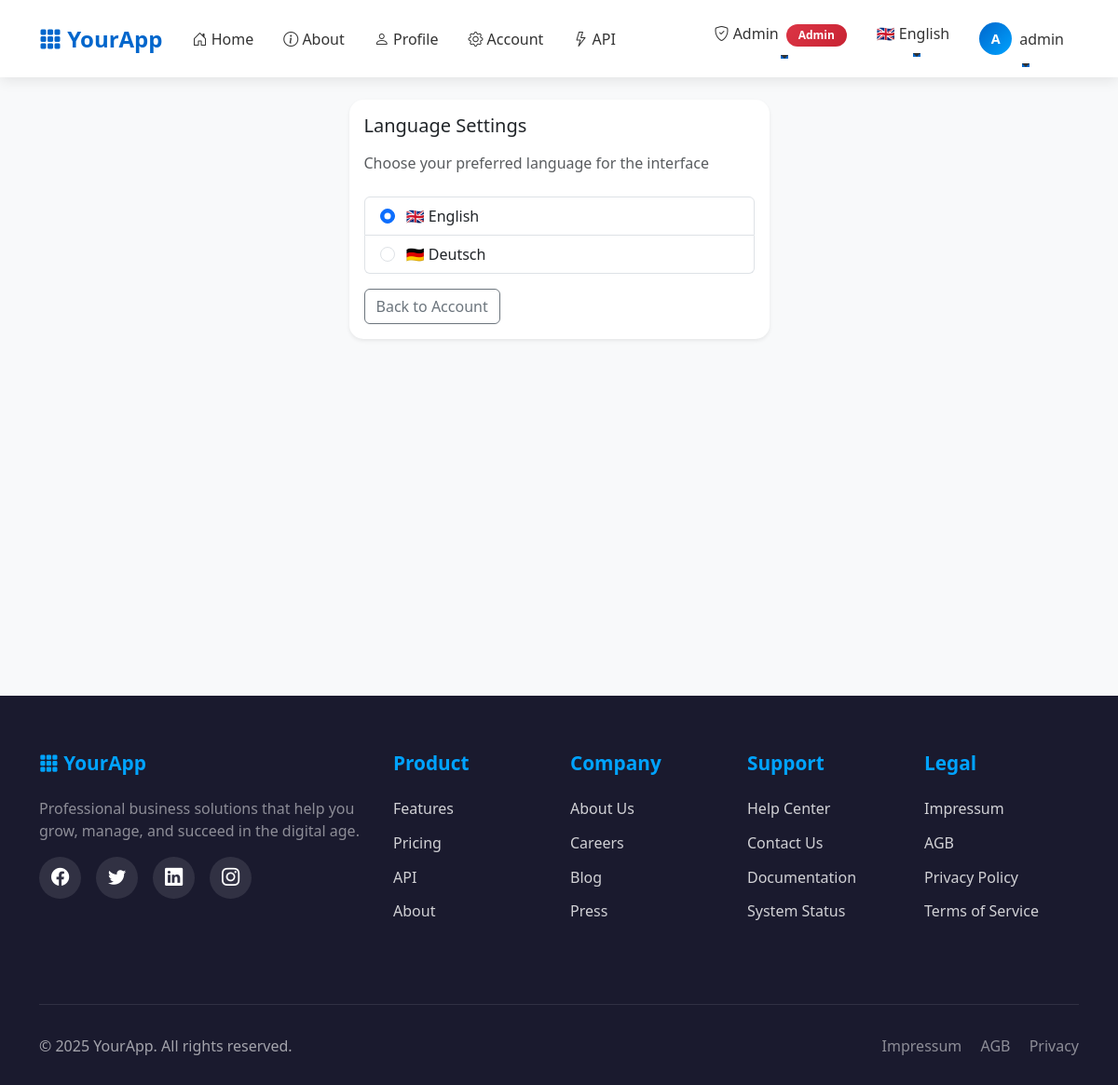
/account/language (signed in), run on the app's committed database.
### app/models/user.py (models this page shows, shortened)
class User(UserMixin, db.Model):
    id = db.Column(db.Integer, primary_key=True)
    email = db.Column(db.String(255), unique=True, nullable=False, index=True)
    language = db.Column(db.String(5), default='en')
    role = db.Column(db.String(20), nullable=False, default='user', index=True)
    password_hash = db.Column(db.String(255), nullable=False)
    created_at = db.Column(db.DateTime, default=datetime.utcnow, nullable=False)
    confirmed_at = db.Column(db.DateTime, nullable=True)
    is_active = db.Column(db.Boolean, default=True, nullable=False, index=True)
    plan_id = db.Column(db.Integer, db.ForeignKey('plan.id'), nullable=True)
    plan = db.relationship('Plan', back_populates='users')
    plan_subscribed_at = db.Column(db.DateTime, nullable=True)
    billing = db.relationship("BillingProfile", uselist=False, back_populates="user", cascade="all, delete-orphan")
    api_keys = db.relationship("APIKey", back_populates="user", cascade="all, delete-orphan", lazy='dynamic')
    @property
    def is_authenticated(self):
        return True

### app/blueprints/account/routes.py (the view, shortened to what this page needs)
@bp.route('/language', methods=['GET', 'POST'])
@login_required
def change_language():
    return render_template('account/language.html')

### app/__init__.py (called while the page is built)
def get_locale():
    from flask_login import current_user
    if current_user.is_authenticated and hasattr(current_user, 'language'):
        return current_user.language
    from flask import current_app
    return request.accept_languages.best_match(current_app.config['BABEL_SUPPORTED_LOCALES'])

### app/context_helpers.py (called while the page is built)
def register_context_processors(app):
    @app.context_processor
    def utility_processor():
        def has_endpoint(name: str) -> bool:
            return name in current_app.view_functions
        return dict(has_endpoint=has_endpoint)

### app/templates/account/language.html (shortened to what this page needs)
{% extends "base.html" %}
{% block content %}
<div class="row justify-content-center">
  <div class="col-12 col-md-6 col-lg-5">
    <div class="card shadow-sm">
      <div class="card-body">
        <h1 class="h5 mb-3">{{ _('Language Settings') }}</h1>
        <p class="text-muted mb-4">{{ _('Choose your preferred language for the interface') }}</p>
        <form method="POST">
          <div class="list-group mb-3">
            <label class="list-group-item">
              <input class="form-check-input me-2" type="radio" name="language" value="en"
                     {% if current_user.language == 'en' %}checked{% endif %}
                     onchange="this.form.submit()">
              🇬🇧 English
            </label>
            <label class="list-group-item">
              <input class="form-check-input me-2" type="radio" name="language" value="de"
                     onchange="this.form.submit()">
              🇩🇪 Deutsch
            </label>
          </div>
        </form>
        <div class="mt-3">
          <a href="{{ url_for('account.overview') }}" class="btn btn-outline-secondary">{{ _('Back to Account') }}</a>
        </div>
      </div>
    </div>
  </div>
</div>
{% endblock %}

### app/templates/base.html (shortened to what this page needs)
<!doctype html>
<html lang="en">
<head>
    <link href="https://cdn.jsdelivr.net/npm/bootstrap@5.3.3/dist/css/bootstrap.min.css" rel="stylesheet">
    <link rel="stylesheet" href="https://cdn.jsdelivr.net/npm/bootstrap-icons@1.11.0/font/bootstrap-icons.css">
    <link href="{{ url_for('static', filename='css/app.css') }}" rel="stylesheet">
</head>
<body>
    <nav class="navbar navbar-expand-lg navbar-light sticky-top">
        <div class="container">
            <a class="navbar-brand" href="{{ url_for('main.index') }}">
                <i class="bi bi-grid-3x3-gap-fill"></i> YourApp
            </a>
            <div class="collapse navbar-collapse" id="navbarNav">
                <ul class="navbar-nav me-auto">
                    <li class="nav-item">
                        <a class="nav-link" href="{{ url_for('main.index') }}">
                            <i class="bi bi-house-door"></i> {{ _('Home') }}
                        </a>
                    </li>
                    <li class="nav-item">
                        <a class="nav-link" href="{{ url_for('main.about') }}">
                            <i class="bi bi-info-circle"></i> {{ _('About') }}
                        </a>
                    </li>
                    {% if current_user.is_authenticated %}
                    <li class="nav-item">
                        <a class="nav-link" href="{{ url_for('main.profile') }}">
                            <i class="bi bi-person"></i> {{ _('Profile') }}
                        </a>
                    </li>
                    <li class="nav-item">
                        <a class="nav-link" href="{{ url_for('account.overview') }}">
                            <i class="bi bi-gear"></i> {{ _('Account') }}
                        </a>
                    </li>
                    {% endif %}
                    <li class="nav-item">
                        <a class="nav-link" href="/api/v1/ping">
                            <i class="bi bi-lightning"></i> API
                        </a>
                    </li>
                </ul>
                <ul class="navbar-nav">
                    {% if current_user.is_authenticated %}
                        {% if current_user.role == 'admin' %}
                        <li class="nav-item dropdown">
                            <a class="nav-link dropdown-toggle" href="#" id="adminDropdown" role="button"
                               data-bs-toggle="dropdown" aria-expanded="false">
                                <i class="bi bi-shield-check"></i> {{ _('Admin') }}
                                <span class="badge badge-admin ms-1">Admin</span>
                            </a>
                        </li>
                        {% endif %}
                        <li class="nav-item dropdown language-dropdown">
                            <a class="nav-link dropdown-toggle" href="#" id="languageDropdown" role="button"
                               data-bs-toggle="dropdown" aria-expanded="false">
                                {% if current_user.language == 'de' %}
                                    🇩🇪 Deutsch
                                {% else %}
                                    🇬🇧 English
                                {% endif %}
                            </a>
                        </li>
                        <li class="nav-item dropdown">
                            <a class="nav-link dropdown-toggle d-flex align-items-center" href="#" id="userDropdown"
                               role="button" data-bs-toggle="dropdown" aria-expanded="false">
                                <div class="user-avatar me-2">
                                    {{ current_user.email[0]|upper }}
                                </div>
                                <span class="d-none d-lg-inline">{{ current_user.email.split('@')[0] }}</span>
                            </a>
                        </li>
                    {% endif %}
                </ul>
            </div>
        </div>
    </nav>
    <main class="py-4">
        <div class="container">
            {% block content %}{% endblock %}
        </div>
    </main>
    <footer class="footer">
        <div class="container">
            <div class="row">
                <div class="col-lg-4 mb-4">
                    <h3 class="footer-title">
                        <i class="bi bi-grid-3x3-gap-fill"></i> YourApp
                    </h3>
                    <p class="text-white-50">Professional business solutions that help you grow, manage, and succeed in the digital age.</p>
                    <div class="social-links">
                        <a href="#" aria-label="Facebook"><i class="bi bi-facebook"></i></a>
                        <a href="#" aria-label="Twitter"><i class="bi bi-twitter"></i></a>
                        <a href="#" aria-label="LinkedIn"><i class="bi bi-linkedin"></i></a>
                        <a href="#" aria-label="Instagram"><i class="bi bi-instagram"></i></a>
                    </div>
                </div>
                <div class="col-lg-2 col-md-6 mb-4">
                    <h4 class="footer-title">Product</h4>
                    <ul class="footer-links">
                        <li><a href="{{ url_for('main.index') }}#features">Features</a></li>
                        <li><a href="{{ url_for('account.view_plan') }}">Pricing</a></li>
                        <li><a href="/api/v1/ping">API</a></li>
                        <li><a href="{{ url_for('main.about') }}">About</a></li>
                    </ul>
                </div>
                <div class="col-lg-2 col-md-6 mb-4">
                    <h4 class="footer-title">Company</h4>
                    <ul class="footer-links">
                        <li><a href="{{ url_for('main.about') }}">About Us</a></li>
                        <li><a href="/careers">Careers</a></li>
                        <li><a href="/blog">Blog</a></li>
                        <li><a href="/press">Press</a></li>
                    </ul>
                </div>
                <div class="col-lg-2 col-md-6 mb-4">
                    <h4 class="footer-title">Support</h4>
                    <ul class="footer-links">
                        <li><a href="/help">Help Center</a></li>
                        <li><a href="/contact">Contact Us</a></li>
                        <li><a href="/docs">Documentation</a></li>
                        <li><a href="/status">System Status</a></li>
                    </ul>
                </div>
                <div class="col-lg-2 col-md-6 mb-4">
                    <h4 class="footer-title">Legal</h4>
                    <ul class="footer-links">
                        <li><a href="/impressum">Impressum</a></li>
                        <li><a href="/agb">AGB</a></li>
                        <li><a href="/privacy">Privacy Policy</a></li>
                        <li><a href="/terms">Terms of Service</a></li>
                    </ul>
                </div>
            </div>
            <div class="footer-bottom">
                <div class="row">
                    <div class="col-md-6 text-center text-md-start mb-3 mb-md-0">
                        <p class="mb-0">&copy; 2025 YourApp. All rights reserved.</p>
                    </div>
                    <div class="col-md-6 text-center text-md-end">
                        <p class="mb-0">
                            <a href="/impressum" class="text-white-50 text-decoration-none me-3">Impressum</a>
                            <a href="/agb" class="text-white-50 text-decoration-none me-3">AGB</a>
                            <a href="/privacy" class="text-white-50 text-decoration-none">Privacy</a>
                        </p>
                    </div>
                </div>
            </div>
        </div>
    </footer>
</body>
</html>

### app/static/css/app.css (style rules this page uses)
.card { border-radius: 1rem; }
footer { background: #fafafa; }

### app/templates/base.html (style rules this page uses)
:root { --primary-color: #0066cc; --secondary-color: #004999; --accent-color: #00a3ff; --dark-bg: #1a1a2e; --light-bg: #f8f9fa; }
body { font-family: 'Segoe UI', Tahoma, Geneva, Verdana, sans-serif; background-color: #f8f9fa; }
.navbar { background: white !important; box-shadow: 0 2px 15px rgba(0, 0, 0, 0.1); padding: 1rem 0; }
.navbar-brand { font-weight: 700; font-size: 1.5rem; color: var(--primary-color) !important; transition: all 0.3s ease; }
.nav-link { font-weight: 500; color: #333 !important; margin: 0 0.5rem; transition: all 0.3s ease; position: relative; }
.nav-link::after { content: ''; position: absolute; bottom: -5px; left: 50%; width: 0; height: 2px; background: var(--primary-color); transition: all 0.3s ease; transform: translateX(-50%); }
main { min-height: calc(100vh - 200px); padding-top: 2rem; padding-bottom: 2rem; }
.card { border: none; border-radius: 15px; box-shadow: 0 5px 20px rgba(0, 0, 0, 0.08); transition: all 0.3s ease; }
.footer { background: var(--dark-bg); color: white; padding: 60px 0 30px; margin-top: 4rem; }
.footer-title { font-size: 1.3rem; font-weight: 600; margin-bottom: 1.5rem; color: var(--accent-color); }
.footer-links { list-style: none; padding: 0; }
.footer-links li { margin-bottom: 0.8rem; }
.footer-links a { color: rgba(255, 255, 255, 0.8); text-decoration: none; transition: all 0.3s ease; display: inline-block; }
.footer-bottom { border-top: 1px solid rgba(255, 255, 255, 0.1); margin-top: 3rem; padding-top: 2rem; text-align: center; color: rgba(255, 255, 255, 0.6); }
.social-links { display: flex; gap: 1rem; margin-top: 1rem; }
.social-links a { width: 45px; height: 45px; border-radius: 50%; background: rgba(255, 255, 255, 0.1); display: flex; align-items: center; justify-content: center; color: white; font-size: 1.2rem; transition: all 0.3s ease; text-decoration: none; }
.user-avatar { width: 35px; height: 35px; border-radius: 50%; background: linear-gradient(135deg, var(--primary-color), var(--accent-color)); display: flex; align-items: center; justify-content: center; color: white; font-weight: 600; font-size: 0.9rem; }
.badge { padding: 0.4rem 0.8rem; border-radius: 50px; font-weight: 600; }
.badge-admin { background: linear-gradient(135deg, #dc3545, #c82333); }
.language-dropdown .dropdown-toggle { display: flex; align-items: center; gap: 0.5rem; }

### data on the page
User: email "A", email "admin", language "☑ 🇬🇧 English", language "☐ 🇩🇪 Deutsch"
